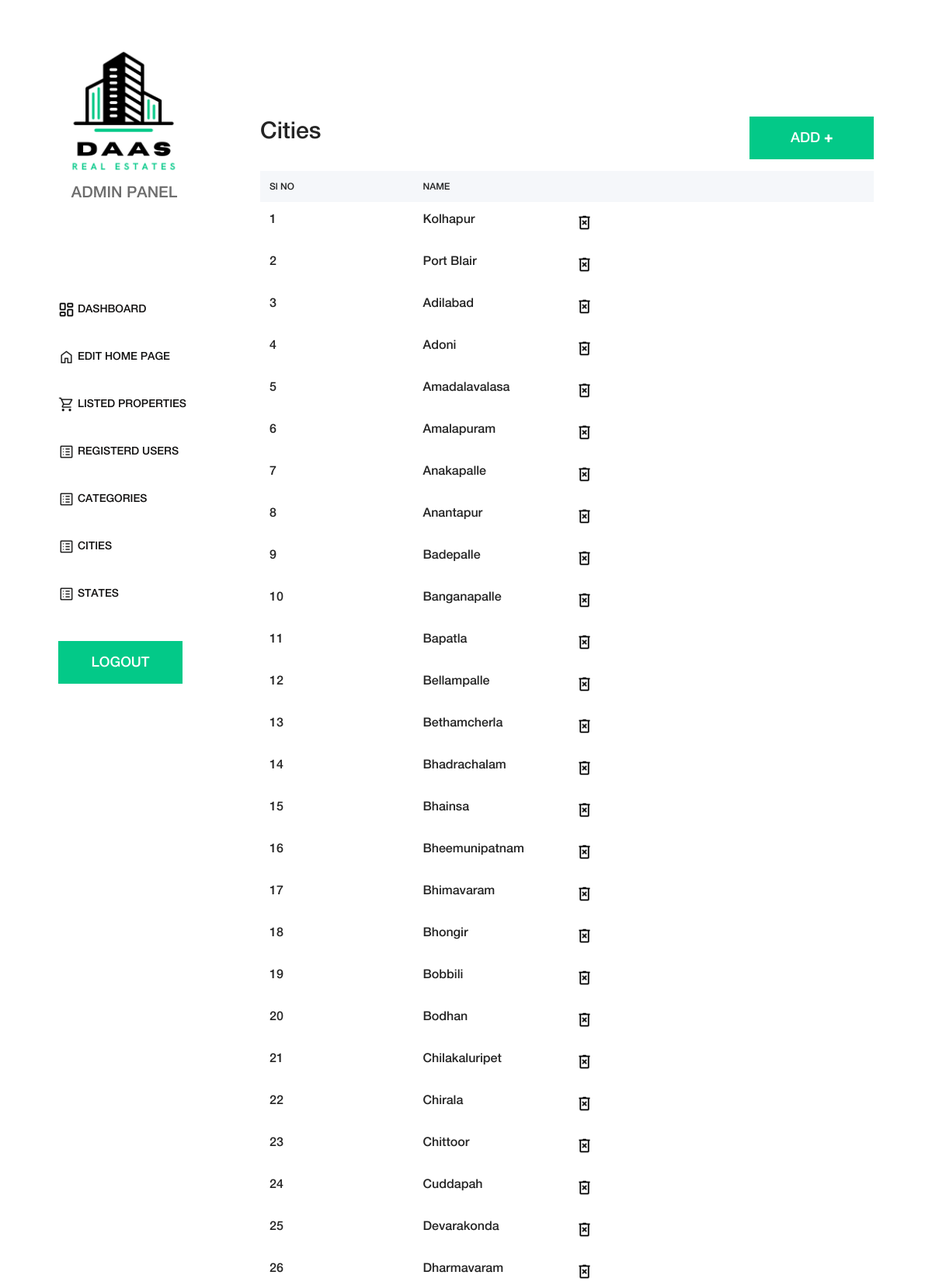
Page /admin/cities.php (signed in, upper part) on the committed database.
### tables this page shows
CREATE TABLE `city_tbl` (
  `city_id` int(11) NOT NULL,
  `city_name` varchar(100) NOT NULL,
  `state_id` int(11) NOT NULL
);

### admin/cities.php (the view, shortened to what this page needs)
<?php include("header.php"); ?>
<?php include("connection.php") ?>
<?php
$query = "SELECT * FROM city_tbl;";
$result = mysqli_query($conn, $query);
?>
<div class="cart-table-area section-padding-100">
  <div class="container-fluid">
    <div class="row">
      <div class="f1 col-12 col-lg-8">
        <div class="daas-heading cart-title mt-50">
          <h2>Cities</h2>
          <a href="cities.php?add=1" class="btn amado-btn mb-15">ADD <b>+</b></a>
        </div>
        <div class="cart-table clearfix">
          <table class="table table-responsive">
            <thead>
              <tr>
                <th>Sl NO</th>
                <th>NAME</th>
                <th></th>
              </tr>
            </thead>
            <tbody>
              <?php $i = 1;
              while ($row = mysqli_fetch_assoc($result)) { ?>
                <tr>
                  <td class="cart_product_img">
                    <h5><?php echo $i ?></h5>
                  </td>
                  <td class="cart_product_desc">
                    <h5><?php echo $row["city_name"] ?></h5>
                  </td>
                  <td class="cart_product_img">
                    <a href="cities.php?remove=<?php echo $row["city_id"] ?>" data-toggle="tooltip" data-placement="left" title="Delete"><img class="bin" src="../img/core-img/bin_black.png"></a>
                  </td>
                <?php $i++;
              } ?>
            </tbody>
          </table>
        </div>
      </div>
    </div>
  </div>
</div>
<?php include("footer.php"); ?>

### css/core-style.css (style rules this page uses)
* { margin: 0; padding: 0; }
body { font-family: "helveticaneuemedium"; font-size: 16px; }
h1, h2, h3, h4, h5, h6 { color: #242424; line-height: 1.3; font-weight: 400; }
a { text-decoration: none; color: #03C988; font-size: 20px; }
img { height: auto; max-width: 100%; }
.mt-50 { margin-top: 50px !important; }
.mb-15 { margin-bottom: 15px !important; }
.section-padding-100 { padding-top: 100px; padding-bottom: 100px; }
.amado-btn { display: inline-block; min-width: 160px; height: 55px; color: #ffffff; border: none; border-radius: 0; padding: 0 7px; font-size: 18px; line-height: 56px; background-color: #03C988; font-weight: 400; }
.main-content-wrapper .cart-table-area { position: relative; z-index: 1; -webkit-box-flex: 0; -ms-flex: 0 0 calc(95% - 320px); flex: 0 0 calc(95% - 320px); width: calc(95% - 320px); max-width: calc(95% - 320px); }
.main-content-wrapper .cart-table-area .cart-title h2 { font-size: 30px; margin-bottom: 30px; color: #242424; }
.main-content-wrapper .cart-table-area table thead { width: 100%; display: block; }
.main-content-wrapper .cart-table-area table thead tr { display: -webkit-box; display: -ms-flexbox; display: flex; width: 100%; height: 40px; background-color: #f5f7fa; }
.main-content-wrapper .cart-table-area table thead tr th { border-top: none; border-bottom: none; -webkit-box-flex: 0; width: 25%; max-width: 25%; font-size: 12px; color: #242424; text-transform: capitalize; font-weight: 400; }
.main-content-wrapper .cart-table-area table tbody { width: 100%; display: block; }
.main-content-wrapper .cart-table-area table tbody tr { display: -webkit-box; display: -ms-flexbox; display: flex; -webkit-box-align: center; -ms-flex-align: center; -ms-grid-row-align: center; align-items: center; width: 100%; }
.main-content-wrapper .cart-table-area table tbody tr td { border: none; -webkit-box-flex: 0; width: 25%; max-width: 25%; }
.main-content-wrapper .cart-table-area table tbody tr td h5 { font-size: 16px; color: #252525; }

### admin/style.css (style rules this page uses)
.row { justify-content: center; }
.cart_product_img { object-fit: contain; height: auto; }
.f1, tr, th { flex: unset; max-width: unset; }
.daas-heading { display: flex; justify-content: space-between; }

### rows in the picture
city_tbl: city_name "Kolhapur"
city_tbl: city_name "Port Blair"
city_tbl: city_name "Adilabad"
city_tbl: city_name "Adoni"
city_tbl: city_name "Amadalavalasa"
city_tbl: city_name "Amalapuram"
city_tbl: city_name "Anakapalle"
city_tbl: city_name "Anantapur"
city_tbl: city_name "Badepalle"
city_tbl: city_name "Banganapalle"
city_tbl: city_name "Bapatla"
city_tbl: city_name "Bellampalle"
city_tbl: city_name "Bethamcherla"
city_tbl: city_name "Bhadrachalam"
city_tbl: city_name "Bhainsa"
city_tbl: city_name "Bheemunipatnam"
city_tbl: city_name "Bhimavaram"
city_tbl: city_name "Bhongir"
city_tbl: city_name "Bobbili"
city_tbl: city_name "Bodhan"
city_tbl: city_name "Chilakaluripet"
city_tbl: city_name "Chirala"
city_tbl: city_name "Chittoor"
city_tbl: city_name "Cuddapah"
city_tbl: city_name "Devarakonda"
city_tbl: city_name "Dharmavaram"
